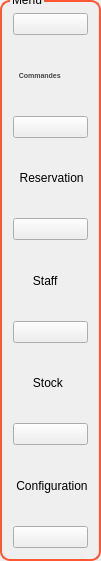
     <widget class="QGroupBox" name="groupBox_12">
      <property name="geometry">
       <rect>
        <x>10</x>
        <y>40</y>
        <width>101</width>
        <height>561</height>
       </rect>
      </property>
      <property name="styleSheet">
       <string notr="true">QGroupBox  {
    border: 2px solid gray;
    border-color:  #FF5733;

    border-radius: 10px;
 

    
}
QGroupBox::title {
    top: -7,5px;
    left: 10px;
}</string>
      </property>
      <property name="title">
       <string>Menu</string>
      </property>
      <layout class="QVBoxLayout" name="verticalLayout_13">
       <item>
        <layout class="QVBoxLayout" name="verticalLayout_14">
         <property name="spacing">
          <number>2</number>
         </property>
         <item>
          <widget class="QPushButton" name="gestion4_5">
           <property name="styleSheet">
            <string notr="true">background-image: url(:/Files/stock.png);</string>
           </property>
           <property name="text">
            <string/>
           </property>
           <property name="icon">
            <iconset>
             <normaloff>:/colab/icolab.png</normaloff>:/colab/icolab.png</iconset>
           </property>
           <property name="iconSize">
            <size>
             <width>50</width>
             <height>30</height>
            </size>
           </property>
          </widget>
         </item>
         <item>
          <widget class="QLabel" name="label_105">
           <property name="styleSheet">
            <string notr="true">background-color: transparent;
	color: #454544;
	font-weight: bold;
	font-size: 7px;</string>
           </property>
           <property name="text">
            <string>   Commandes</string>
           </property>
          </widget>
         </item>
         <item>
          <widget class="QPushButton" name="gestion1_5">
           <property name="text">
            <string/>
           </property>
           <property name="icon">
            <iconset>
             <normaloff>:/reservation/ireservation.png</normaloff>:/reservation/ireservation.png</iconset>
           </property>
           <property name="iconSize">
            <size>
             <width>50</width>
             <height>30</height>
            </size>
           </property>
          </widget>
         </item>
         <item>
          <widget class="QLabel" name="label_106">
           <property name="text">
            <string>  Reservation</string>
           </property>
          </widget>
         </item>
         <item>
          <widget class="QPushButton" name="gestion5_5">
           <property name="text">
            <string/>
           </property>
           <property name="icon">
            <iconset>
             <normaloff>:/staff/istaff.png</normaloff>:/staff/istaff.png</iconset>
           </property>
           <property name="iconSize">
            <size>
             <width>50</width>
             <height>30</height>
            </size>
           </property>
          </widget>
         </item>
         <item>
          <widget class="QLabel" name="label_107">
           <property name="text">
            <string>      Staff</string>
           </property>
          </widget>
         </item>
         <item>
          <widget class="QPushButton" name="gestion3_5">
           <property name="text">
            <string/>
           </property>
           <property name="icon">
            <iconset>
             <normaloff>:/stock/istock.png</normaloff>:/stock/istock.png</iconset>
           </property>
           <property name="iconSize">
            <size>
             <width>50</width>
             <height>30</height>
            </size>
           </property>
          </widget>
         </item>
         <item>
          <widget class="QLabel" name="label_108">
           <property name="text">
            <string>      Stock</string>
           </property>
          </widget>
         </item>
         <item>
          <widget class="QPushButton" name="gestion2_5">
           <property name="text">
            <string/>
           </property>
           <property name="icon">
            <iconset>
             <normaloff>:/configuration/iconfiguration.png</normaloff>:/configuration/iconfiguration.png</iconset>
           </property>
           <property name="iconSize">
            <size>
             <width>50</width>
             <height>30</height>
            </size>
           </property>
          </widget>
         </item>
         <item>
          <widget class="QLabel" name="label_109">
           <property name="text">
            <string> Configuration</string>
           </property>
          </widget>
         </item>
         <item>
          <widget class="QPushButton" name="logout_button_5">
           <property name="text">
            <string/>
           </property>
           <property name="icon">
            <iconset>
             <normaloff>:/log/ilog.png</normaloff>:/log/ilog.png</iconset>
           </property>
           <property name="iconSize">
            <size>
             <width>50</width>
             <height>30</height>
            </size>
           </property>
          </widget>
         </item>
        </layout>
       </item>
      </layout>
     </widget>
